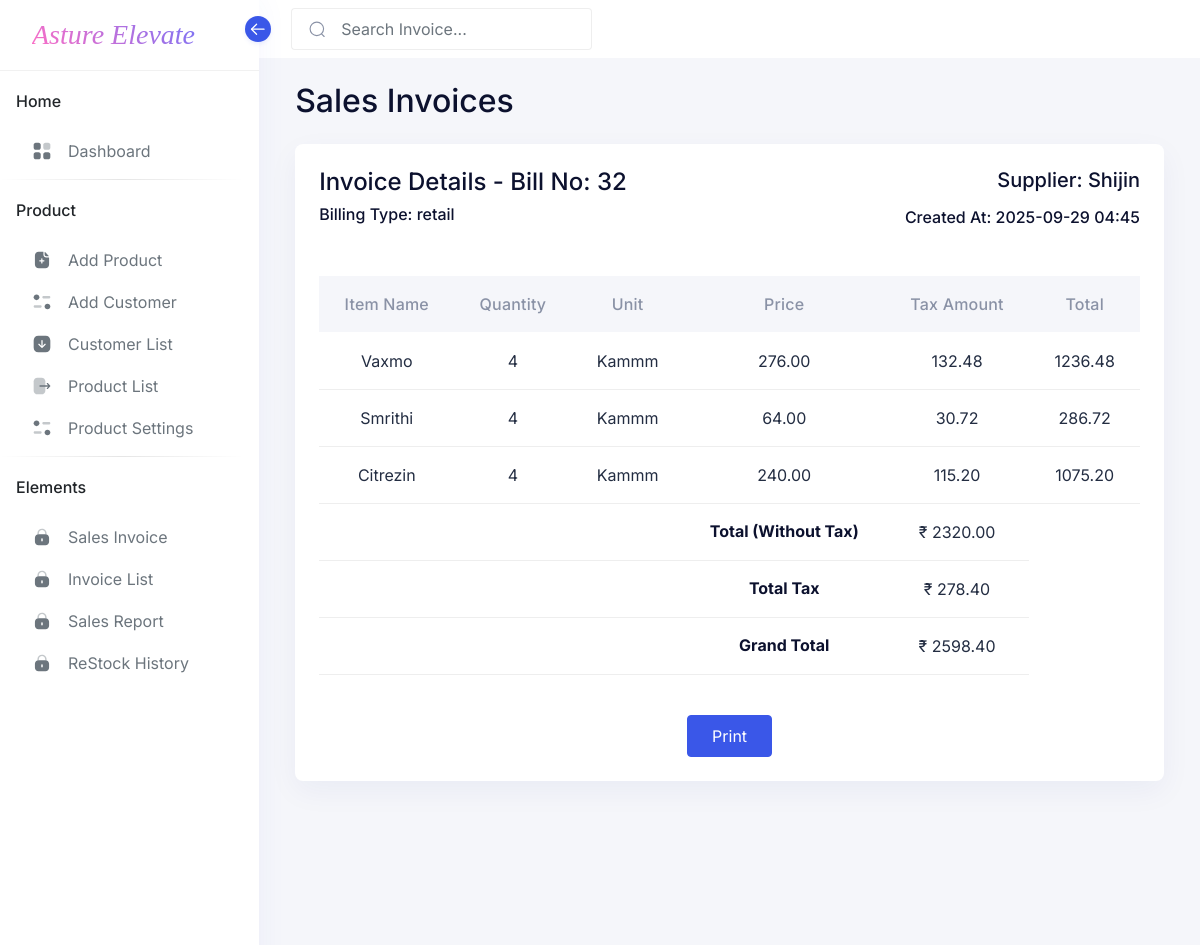
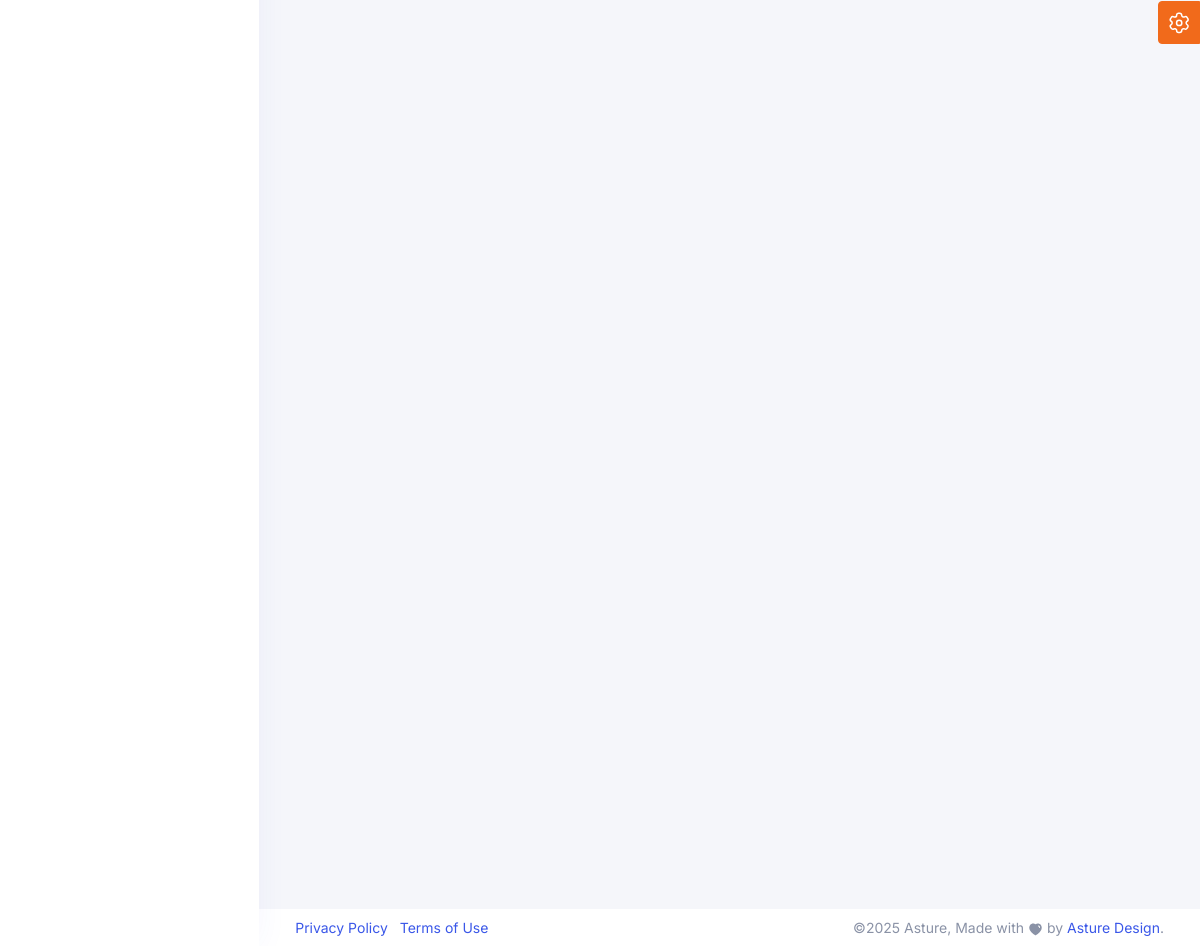
/Product/invoice/32/, run on the app's committed database (2 pictures, top to bottom).
### Product/models.py (models this page shows, shortened)
class SalesInvoice(models.Model):
    bill_no = models.AutoField(primary_key=True)
    bill_date = models.DateField(auto_now_add=True)
    invoice_no = models.IntegerField(unique=True, blank=True, null=True)
    invoice_date = models.DateTimeField(auto_now_add=True)
    supplier = models.ForeignKey(Supplier, on_delete=models.CASCADE, null=True, blank=True)
    customer = models.ForeignKey(Customer, on_delete=models.CASCADE, null=True, blank=True)
    cashier = models.CharField(max_length=100, null=True, blank=True)
    is_local = models.BooleanField(default=True)
    is_interstate = models.BooleanField(default=False)
    billing_type = models.CharField(max_length=20, choices=[
        ('wholesale', 'Wholesale'),
        ('retail', 'Retail'),
        ('mrp', 'MRP'),
    ], default='mrp')
    subtotal = models.DecimalField(max_digits=12, decimal_places=2, default=0)
    gst_total = models.DecimalField(max_digits=12, decimal_places=2, default=0)
    round_off = models.DecimalField(max_digits=12, decimal_places=2, default=0)
    grand_total = models.DecimalField(max_digits=12, decimal_places=2, default=0)

class Supplier(models.Model):
    name = models.CharField(max_length=255)
    address = models.TextField(null=True, blank=True)
    contact_info = models.TextField(blank=True, null=True)  # Address or contact details

class SalesItem(models.Model):
    invoice = models.ForeignKey(SalesInvoice, on_delete=models.CASCADE, related_name="items")
    item_name = models.CharField(max_length=255)
    hsn_code = models.CharField(max_length=50)
    batch = models.CharField(max_length=50, null=True, blank=True)
    exp_date = models.DateField(null=True, blank=True)
    unit = models.CharField(max_length=50)
    qty = models.PositiveIntegerField()
    free = models.PositiveIntegerField(default=0)
    price = models.DecimalField(max_digits=10, decimal_places=2)
    amount = models.DecimalField(max_digits=10, decimal_places=2, null=True, blank=True)
    discount_percentage = models.FloatField(default=0)
    discount_amount = models.DecimalField(max_digits=10, decimal_places=2, default=0)
    taxable_amount = models.DecimalField(max_digits=10, decimal_places=2, null=True, blank=True)
    tax_percentage = models.FloatField(default=0)
    tax_amount = models.DecimalField(max_digits=10, decimal_places=2, default=0)
    total_amount = models.DecimalField(max_digits=10, decimal_places=2, null=True, blank=True)
    mrp = models.DecimalField(max_digits=10, decimal_places=2)

### Product/views.py (the view)
# urls.py: path("invoice/<int:bill_no>/", invoice_detail, name="invoice_detail"),
def invoice_detail(request, bill_no):
    invoice = SalesInvoice.objects.filter(bill_no=bill_no).first()  # Avoids 404 error
    if not invoice:
        return JsonResponse({"error": "Invoice not found"}, status=404)
    items = invoice.items.all()
    total_tax = sum(item.tax_amount for item in items)
    grand_total = sum(item.total_amount for item in items)
    total_without_tax = sum(item.total_amount - item.tax_amount for item in items)
    context = {
        "invoice": invoice,
        "items": items,
        "total_tax": total_tax,
        "grand_total": grand_total,
        "total_without_tax": total_without_tax,
    }
    return render(request, "invoice_detail.html", context)

### templates/invoice_detail.html (shortened to what this page needs)
{% extends 'base.html' %}
{% block content %}
<h2>Sales Invoices</h2>
<br>
<div class="row">
    <div class="col-lg-12">
       <div class="card   rounded">
          <div class="card-body">
             <div class="row">
                <div class="col-sm-12">
                    <div class="row">
                        <div class="col-md-6">
                            <h4 class="mb-2">Invoice Details - Bill No: {{ invoice.bill_no }}</h4>
                            <h6>Billing Type: {{ invoice.billing_type }}</h6>
                        </div>
                        <div class="col-md-6 text-md-end">
                            {% if invoice.customer %}
                                <h5 class="mb-3">Customer: {{ invoice.customer.name|default:"-" }}</h5>
                            {% else %}
                                <h5 class="mb-3">Supplier: {{ invoice.supplier.name|default:"-" }}</h5>
                            {% endif %}
                            <h6>Created At: {{ invoice.invoice_date|date:"Y-m-d H:i" }}</h6>
                        </div>
                    </div>
                </div>
             </div>
             <div class="row">
                <div class="col-sm-12 mt-4">
                   <div class="table-responsive-lg">
<table class="table">
    <thead>
        <br>
        <tr>
            <th class="text-center">Item Name</th>
            <th class="text-center">Quantity</th>
            <th class="text-center">Unit</th>
            <th class="text-center">Price</th>
            <th class="text-center">Tax Amount</th>
            <th class="text-center">Total</th>
        </tr>
    </thead>
    <tbody id="invoice-body">
        {% for item in items %}
        <tr>
            <td class="text-center">{{ item.item_name }}</td>
            <td class="text-center">{{ item.qty }}</td>
            <td class="text-center">{{ item.unit }}</td>
            <td class="text-center">{{ item.price }}</td>
            <td class="text-center">{{ item.tax_amount }}</td>
            <td class="text-center total-amount">{{ item.total_amount }}</td>
        </tr>
        {% endfor %}
        <tr>
            <td class="text-center"></td>
            <td class="text-center"></td>
            <td class="text-center"></td>
            <td class="text-center">
                <h6 class="mb-0"><b>Total (Without Tax)</b></h6>
            </td>
            <td class="text-center">₹ {{ total_without_tax|floatformat:2 }}</td>
        </tr>
        <tr>
            <td class="text-center"></td>
            <td class="text-center"></td>
            <td class="text-center"></td>
            <td class="text-center">
                <h6 class="mb-0"><b>Total Tax</b></h6>
            </td>
            <td class="text-center">₹ {{ total_tax|floatformat:2 }}</td>
        </tr>
        <tr>
            <td class="text-center"></td>
            <td class="text-center"></td>
            <td class="text-center"></td>
            <td class="text-center">
                <h6 class="mb-0"><b>Grand Total</b></h6>
            </td>
            <td class="text-center">₹ {{ grand_total|floatformat:2 }}</td>
        </tr>
    </tbody>
</table>
                   </div>
                </div>
             </div>
             <div class="row">
                <div class="col-sm-12">
                   <div class="d-flex justify-content-center mt-4">
                      <button type="button" class="btn btn-primary">Print</button>
                   </div>
                </div>
             </div>
          </div>
       </div>
    </div>
 </div>
{% endblock %}

### data on the page
SalesInvoice: bill_no "32", billing_type "retail", supplier.name "Shijin", invoice_date "2025-09-29 04:45"
SalesItem: item_name "Vaxmo", qty "4", unit "Kammm", price "276.00", tax_amount "132.48", total_amount "1236.48"
SalesItem: item_name "Smrithi", qty "4", unit "Kammm", price "64.00", tax_amount "30.72", total_amount "286.72"
SalesItem: item_name "Citrezin", qty "4", unit "Kammm", price "240.00", tax_amount "115.20", total_amount "1075.20"

### other printed values
{{ total_without_tax|floatformat:2 }} "2320.00"
{{ total_tax|floatformat:2 }} "278.40"
{{ grand_total|floatformat:2 }} "2598.40"
